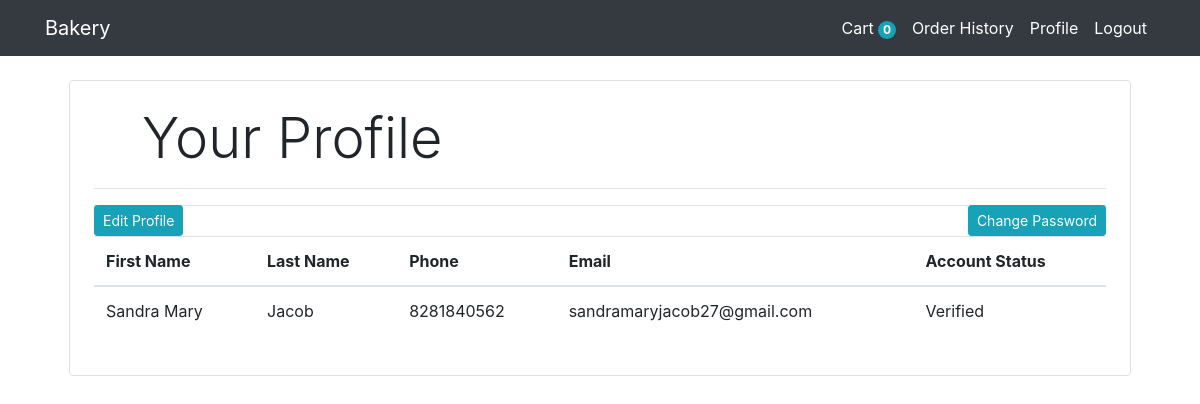
/profile/ (signed in), run on an earlier commit of the app's database.
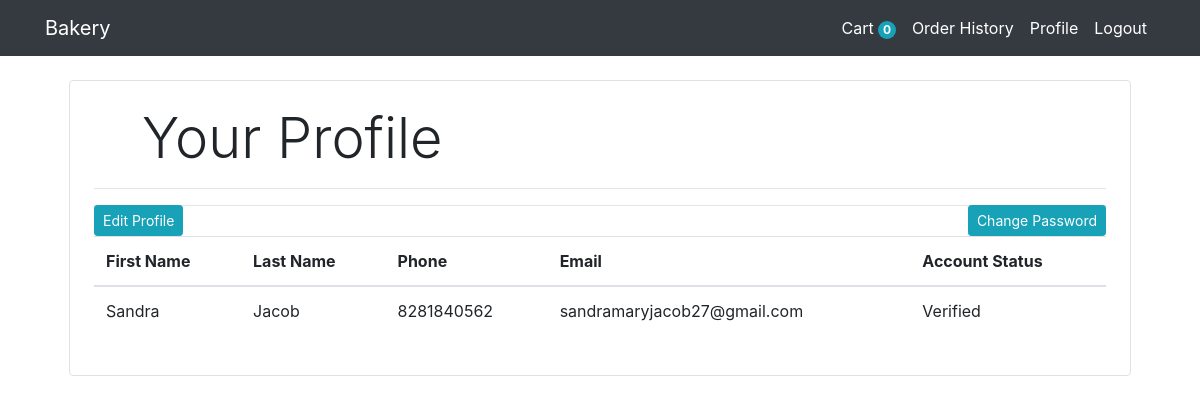
And on a later commit of the database.
### Bakery/models.py (models this page shows, shortened)
class Customer(models.Model):
    first_name = models.CharField(max_length=50,null=True)
    last_name = models.CharField(max_length=50,null=True)
    phone = models.CharField(max_length=10,null=True)
    email = models.EmailField()
    password = models.CharField(max_length=500)
    token = models.CharField(max_length=6, null=True)
    verified = models.BooleanField(default=False)
    @staticmethod
    def get_by_email(email):
        try:
            return Customer.objects.get(email=email)
        except:
            return False

### Bakery/Views/views.py (the view)
# urls.py: path('profile/', views.profile.as_view(), name='Bakery-profile'),
class profile(View):
	def get(self,request):
		customeremail=request.session.get('customer_email')
		customer=Customer.get_by_email(customeremail)
		return render(request, 'Bakery/profile.html', {'customer':customer})

### templates/Bakery/profile.html (shortened to what this page needs)
{%extends 'Partials/base.html'%}
{% block content %}
<div class="container">
   <div class="border rounded p-4 m-4">
        <p class="display-4 pl-4 ml-4">Your Profile</p>
        <hr>
        <table class="table">
            <thead>
                <thead>
                    <a class="btn btn-info btn-sm float-left " href="{% url 'Bakery-editprofile' %}">Edit Profile</a>
                    <a class="btn btn-info btn-sm float-right " href="{% url 'Bakery-changepassword' %}">Change Password</a>
                    <hr>
                 </thead>
                <tr>
                    <th>First Name</th>
                    <th>Last Name</th>
                    <th>Phone</th>
                    <th>Email</th>
                    <th>Account Status</th>
                </tr>
            </thead>
            <tbody>
                <tr>
                    {% if customer.verified %}
                    <td>{{customer.first_name}}</td>
                    <td>{{customer.last_name}}</td>
                    <td>{{customer.phone}}</td>
                    <td>{{customer.email}}</td>
                    <td color:green;>Verified</td>
                    {%else%}
                    <td>{{customer.first_name}}</td>
                    <td>{{customer.last_name}}</td>
                    <td>{{customer.phone}}</td>
                    <td>{{customer.email}}</td>
                    <td>Not Verified <a class="btn btn-info btn-sm float-right" href="/verify_user">Verify your account</a></td>
                    {%endif%}
                </tr>
            </tbody>
        </table>
   </div>
</div>
{% endblock %}

What changed in the data, as far as the page shows it:
changed Customer "Jacob": first_name "Sandra Mary" → "Sandra"
